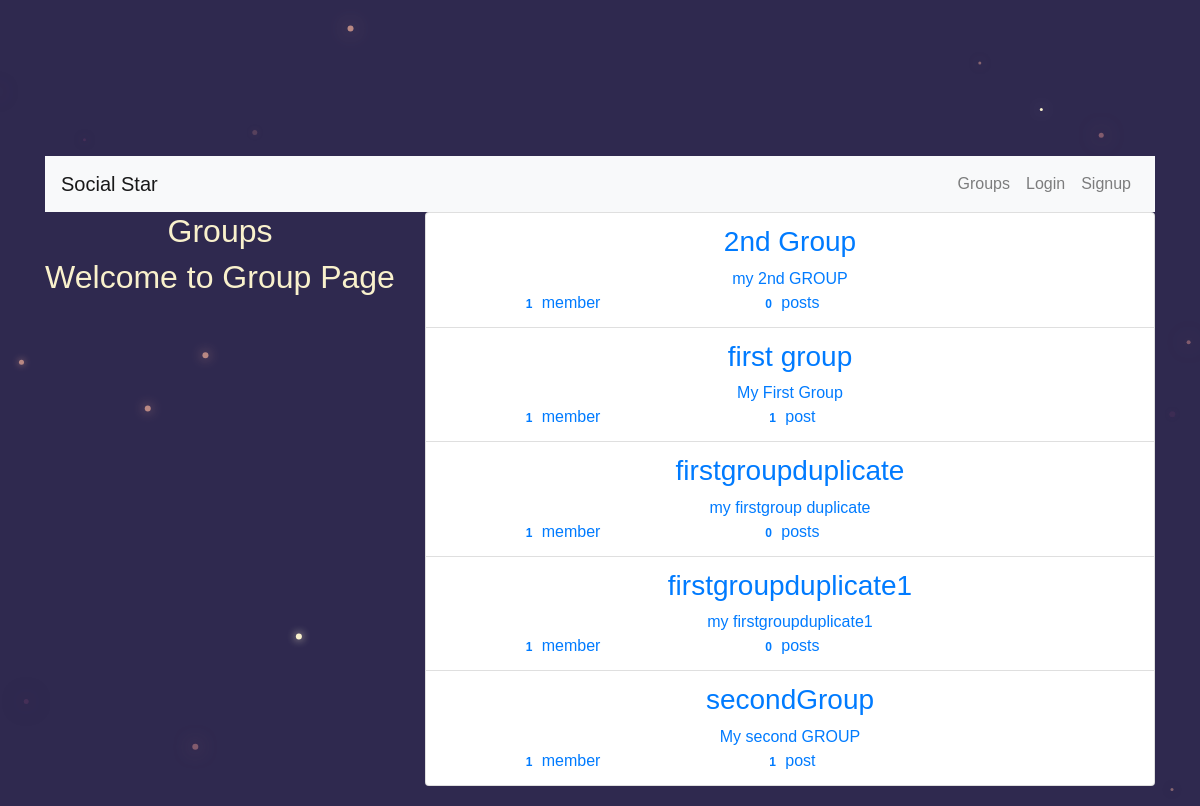
The app's page /groups/ with its own data.
### groups/models.py (models this page shows, shortened)
class Group(models.Model):
    name = models.CharField(max_length=255,unique =True)
    slug = models.SlugField(allow_unicode=True,unique=True)
    description = models.TextField(blank=True,default='')
    members = models.ManyToManyField(User,through='GroupMember')
    class Meta:
        ordering = ['name']

### groups/views.py (the view)
class GroupsList(generic.ListView):
    model = Group

### groups/templates/groups/group_list.html (shortened to what this page needs)
{% extends 'groups/group_base.html' %}
{% block pregroup %}
<div class="col-md-4">
  <h2>Groups</h2>
  <h2>Welcome to Group Page</h2>
</div>
{% endblock %}
{% block group_content %}
<div class="col-md-8">
  <div class="list-group">
    {% for group in object_list %}
    <a class="list-group-item" href="{% url 'groups:single' slug=group.slug %}">
    <h3 class='title list-group-item-heading'>{{group.name}}</h3>
    <div class="list-group-item-text container-fluid">
      {{group.description|safe}}
      <div class="row">
        <div class="col-md-4">
          <span class='badge'>{{group.members.count}}</span>
          member{{group.members.count|pluralize}}
        </div>
        <div class="col-md-4">
          <span class='badge'>{{group.posts.count}}</span>
          post{{group.posts.count|pluralize}}
        </div>
      </div>
    </div>
    </a>
    {% endfor %}
  </div>
</div>
{% endblock %}

### groups/templates/groups/group_base.html (shortened to what this page needs)
{% extends 'base.html' %}
{% block content %}
<div class="container">
  <div class="row">
    {% block pregroup %}{% endblock %}
    {% block group_content %}{% endblock %}
  </div>
</div>
{% endblock %}

### templates/base.html (shortened to what this page needs)
<!DOCTYPE html>
{% load static %}
<html lang="en" dir="ltr">
  <head>
  <link rel="stylesheet" href="https://maxcdn.bootstrapcdn.com/bootstrap/4.0.0/css/bootstrap.min.css">
    <link rel="stylesheet" href="{% static 'socialproject/css/master.css' %}">
    <link rel="stylesheet" href="{% static 'css/master.css' %}">
  </head>
  <body>
<span id="note">
  <div class="container">
    <nav class="navbar navbar-expand-lg navbar-light bg-light">
      <a class="navbar-brand" href="{% url 'home' %}">Social Star</a>
      <div class="collapse navbar-collapse" id="navbarSupportedContent">
        <ul class="navbar-nav ml-auto">
          {% if user.is_authenticated %}
          <li class="nav-item">
            <a class="nav-link" href="{% url 'posts:create' %}">Post</a>
          </li>
          <li class="nav-item">
            <a class="nav-link" href="{% url 'groups:all' %}">Groups</a>
          </li>
          <li class="nav-item">
            <a class="nav-link" href="{% url 'groups:create' %}">Create Groups</a>
          </li>
          <li class="nav-item">
            <a class="nav-link" href="{% url 'socialapp:logout' %}">Logout</a>
          </li>
          {% else %}
          <li class="nav-item">
            <a class="nav-link" href="{% url 'groups:all' %}">Groups</a>
          </li>
          <li class="nav-item">
            <a class="nav-link" href="{% url 'socialapp:login' %}">Login</a>
          </li>
          <li class="nav-item">
            <a class="nav-link" href="{% url 'socialapp:signup' %}">Signup</a>
          </li>
        </ul>
        {% endif %}
      </div>
    </nav>
  </div>
{% block content %}
{% endblock %}
</span>
  </body>
</html>

### static/socialproject/css/master.css (style rules this page uses)
body { margin: 0; overflow: hidden; background-color: black; color:white; }

### static/css/master.css (style rules this page uses)
html, body { height: 100%; width: 100%; overflow: hidden; background: #2f294f; margin: 0; }
#note { position: absolute; color: rgba(249,241,204,1); left: 0; right: 0; bottom: 20px; margin: auto; text-align: center; user-select: none; font-family: Arial; }

### records on screen
Group: name "2nd Group", description "my 2nd GROUP", members.count "1", posts.count "0"
Group: name "first group", description "My First Group", members.count "1", posts.count "1"
Group: name "firstgroupduplicate", description "my firstgroup duplicate", members.count "1", posts.count "0"
Group: name "firstgroupduplicate1", description "my firstgroupduplicate1", members.count "1", posts.count "0"
Group: name "secondGroup", description "My second GROUP", members.count "1", posts.count "1"
